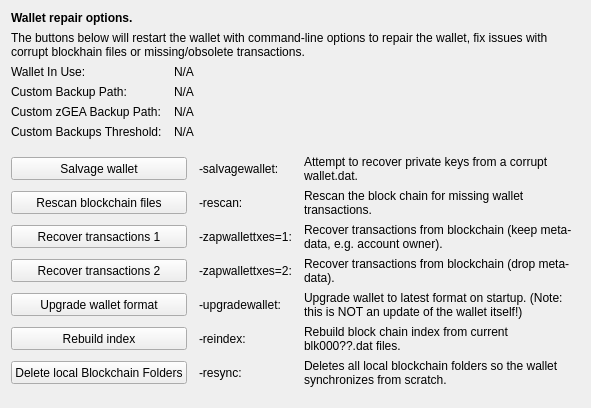
     <widget class="QWidget" name="tab_repair">
      <attribute name="title">
       <string>&amp;Wallet Repair</string>
      </attribute>
      <layout class="QGridLayout" name="gridLayout_4" columnstretch="0,0,0,0">
       <property name="horizontalSpacing">
        <number>12</number>
       </property>
       <item row="0" column="0" colspan="4">
        <widget class="QLabel" name="label_repair_header">
         <property name="font">
          <font>
           <weight>75</weight>
           <bold>true</bold>
          </font>
         </property>
         <property name="text">
          <string>Wallet repair options.</string>
         </property>
        </widget>
       </item>
       <item row="1" column="0" colspan="4">
        <widget class="QLabel" name="label_repair_helptext">
         <property name="font">
          <font>
           <weight>50</weight>
           <bold>false</bold>
          </font>
         </property>
         <property name="text">
          <string>The buttons below will restart the wallet with command-line options to repair the wallet, fix issues with corrupt blockhain files or missing/obsolete transactions.</string>
         </property>
         <property name="wordWrap">
          <bool>true</bool>
         </property>
        </widget>
       </item>
       <item row="2" column="0">
        <widget class="QLabel" name="wallet_path_label">
         <property name="text">
          <string>Wallet In Use:</string>
         </property>
        </widget>
       </item>
       <item row="2" column="1" colspan="3">
        <widget class="QLabel" name="wallet_path">
         <property name="cursor">
          <cursorShape>IBeamCursor</cursorShape>
         </property>
         <property name="text">
          <string>N/A</string>
         </property>
         <property name="textFormat">
          <enum>Qt::PlainText</enum>
         </property>
         <property name="textInteractionFlags">
          <set>Qt::LinksAccessibleByMouse|Qt::TextSelectableByKeyboard|Qt::TextSelectableByMouse</set>
         </property>
        </widget>
       </item>
       <item row="3" column="0">
        <widget class="QLabel" name="wallet_custombackuppath_label">
         <property name="text">
          <string>Custom Backup Path:</string>
         </property>
         <property name="visible">
          <bool>false</bool>
         </property>
        </widget>
       </item>
       <item row="3" column="1" colspan="3">
        <widget class="QLabel" name="wallet_custombackuppath">
         <property name="cursor">
          <cursorShape>IBeamCursor</cursorShape>
         </property>
         <property name="text">
          <string>N/A</string>
         </property>
         <property name="textFormat">
          <enum>Qt::PlainText</enum>
         </property>
         <property name="textInteractionFlags">
          <set>Qt::LinksAccessibleByMouse|Qt::TextSelectableByKeyboard|Qt::TextSelectableByMouse</set>
         </property>
         <property name="visible">
          <bool>false</bool>
         </property>
        </widget>
       </item>
       <item row="4" column="0">
        <widget class="QLabel" name="wallet_customzgeabackuppath_label">
         <property name="text">
          <string>Custom zGEA Backup Path:</string>
         </property>
         <property name="visible">
          <bool>false</bool>
         </property>
        </widget>
       </item>
       <item row="4" column="1" colspan="3">
        <widget class="QLabel" name="wallet_customzgeabackuppath">
         <property name="cursor">
          <cursorShape>IBeamCursor</cursorShape>
         </property>
         <property name="text">
          <string>N/A</string>
         </property>
         <property name="textFormat">
          <enum>Qt::PlainText</enum>
         </property>
         <property name="textInteractionFlags">
          <set>Qt::LinksAccessibleByMouse|Qt::TextSelectableByKeyboard|Qt::TextSelectableByMouse</set>
         </property>
         <property name="visible">
          <bool>false</bool>
         </property>
        </widget>
       </item>
       <item row="5" column="0">
        <widget class="QLabel" name="wallet_custombackupthreshold_label">
         <property name="text">
          <string>Custom Backups Threshold:</string>
         </property>
         <property name="visible">
          <bool>false</bool>
         </property>
        </widget>
       </item>
       <item row="5" column="1" colspan="3">
        <widget class="QLabel" name="wallet_custombackupthreshold">
         <property name="cursor">
          <cursorShape>IBeamCursor</cursorShape>
         </property>
         <property name="text">
          <string>N/A</string>
         </property>
         <property name="textFormat">
          <enum>Qt::PlainText</enum>
         </property>
         <property name="textInteractionFlags">
          <set>Qt::LinksAccessibleByMouse|Qt::TextSelectableByKeyboard|Qt::TextSelectableByMouse</set>
         </property>
         <property name="visible">
          <bool>false</bool>
         </property>
        </widget>
       </item>
       <item row="6" column="0">
        <spacer name="verticalSpacer_repair1">
         <property name="orientation">
          <enum>Qt::Vertical</enum>
         </property>
         <property name="sizeHint" stdset="0">
          <size>
           <width>10</width>
           <height>10</height>
          </size>
         </property>
        </spacer>
       </item>
       <item row="7" column="0" colspan="2">
        <widget class="QPushButton" name="btn_salvagewallet">
         <property name="minimumSize">
          <size>
           <width>100</width>
           <height>23</height>
          </size>
         </property>
         <property name="text">
          <string>Salvage wallet</string>
         </property>
        </widget>
       </item>
       <item row="7" column="2">
        <widget class="QLabel" name="label_repair_salvage_command">
         <property name="text">
          <string notr="true">-salvagewallet:</string>
         </property>
        </widget>
       </item>
       <item row="7" column="3">
        <widget class="QLabel" name="label_repair_salvage">
         <property name="text">
          <string>Attempt to recover private keys from a corrupt wallet.dat.</string>
         </property>
         <property name="wordWrap">
          <bool>true</bool>
         </property>
        </widget>
       </item>
       <item row="8" column="0" colspan="2">
        <widget class="QPushButton" name="btn_rescan">
         <property name="minimumSize">
          <size>
           <width>100</width>
           <height>23</height>
          </size>
         </property>
         <property name="text">
          <string>Rescan blockchain files</string>
         </property>
        </widget>
       </item>
       <item row="8" column="2">
        <widget class="QLabel" name="label_repair_rescan_command">
         <property name="text">
          <string notr="true">-rescan:</string>
         </property>
        </widget>
       </item>
       <item row="8" column="3">
        <widget class="QLabel" name="label_repair_rescan">
         <property name="text">
          <string>Rescan the block chain for missing wallet transactions.</string>
         </property>
         <property name="wordWrap">
          <bool>true</bool>
         </property>
        </widget>
       </item>
       <item row="9" column="0" colspan="2">
        <widget class="QPushButton" name="btn_zapwallettxes1">
         <property name="minimumSize">
          <size>
           <width>100</width>
           <height>23</height>
          </size>
         </property>
         <property name="text">
          <string>Recover transactions 1</string>
         </property>
        </widget>
       </item>
       <item row="9" column="2">
        <widget class="QLabel" name="label_repair_zap1_command">
         <property name="text">
          <string notr="true">-zapwallettxes=1:</string>
         </property>
        </widget>
       </item>
       <item row="9" column="3">
        <widget class="QLabel" name="label_repair_zap1">
         <property name="text">
          <string>Recover transactions from blockchain (keep meta-data, e.g. account owner).</string>
         </property>
         <property name="wordWrap">
          <bool>true</bool>
         </property>
        </widget>
       </item>
       <item row="10" column="0" colspan="2">
        <widget class="QPushButton" name="btn_zapwallettxes2">
         <property name="minimumSize">
          <size>
           <width>100</width>
           <height>23</height>
          </size>
         </property>
         <property name="text">
          <string>Recover transactions 2</string>
         </property>
        </widget>
       </item>
       <item row="10" column="2">
        <widget class="QLabel" name="label_repair_zap2_command">
         <property name="text">
          <string notr="true">-zapwallettxes=2:</string>
         </property>
        </widget>
       </item>
       <item row="10" column="3">
        <widget class="QLabel" name="label_repair_zap2">
         <property name="text">
          <string>Recover transactions from blockchain (drop meta-data).</string>
         </property>
         <property name="wordWrap">
          <bool>true</bool>
         </property>
        </widget>
       </item>
       <item row="11" column="0" colspan="2">
        <widget class="QPushButton" name="btn_upgradewallet">
         <property name="minimumSize">
          <size>
           <width>100</width>
           <height>23</height>
          </size>
         </property>
         <property name="text">
          <string>Upgrade wallet format</string>
         </property>
        </widget>
       </item>
       <item row="11" column="2">
        <widget class="QLabel" name="label_repair_upgrade_command">
         <property name="text">
          <string notr="true">-upgradewallet:</string>
         </property>
        </widget>
       </item>
       <item row="11" column="3">
        <widget class="QLabel" name="label_repair_upgrade">
         <property name="text">
          <string>Upgrade wallet to latest format on startup. (Note: this is NOT an update of the wallet itself!)</string>
         </property>
         <property name="wordWrap">
          <bool>true</bool>
         </property>
        </widget>
       </item>
       <item row="12" column="0" colspan="2">
        <widget class="QPushButton" name="btn_reindex">
         <property name="minimumSize">
          <size>
           <width>100</width>
           <height>23</height>
          </size>
         </property>
         <property name="text">
          <string>Rebuild index</string>
         </property>
        </widget>
       </item>
       <item row="12" column="2">
        <widget class="QLabel" name="label_repair_reindex_command">
         <property name="text">
          <string notr="true">-reindex:</string>
         </property>
        </widget>
       </item>
       <item row="12" column="3">
        <widget class="QLabel" name="label_repair_reindex">
         <property name="text">
          <string>Rebuild block chain index from current blk000??.dat files.</string>
         </property>
         <property name="wordWrap">
          <bool>true</bool>
         </property>
        </widget>
       </item>
       <item row="13" column="0" colspan="2">
        <widget class="QPushButton" name="btn_resync">
         <property name="minimumSize">
          <size>
           <width>100</width>
           <height>23</height>
          </size>
         </property>
         <property name="text">
          <string>Delete local Blockchain Folders</string>
         </property>
        </widget>
       </item>
       <item row="13" column="2">
        <widget class="QLabel" name="label_repair_resync_command">
         <property name="text">
          <string>-resync:</string>
         </property>
        </widget>
       </item>
       <item row="13" column="3">
        <widget class="QLabel" name="label_repair_resync">
         <property name="text">
          <string>Deletes all local blockchain folders so the wallet synchronizes from scratch.</string>
         </property>
         <property name="wordWrap">
          <bool>true</bool>
         </property>
        </widget>
       </item>
       <item row="14" column="0">
        <spacer name="verticalSpacer_repair2">
         <property name="orientation">
          <enum>Qt::Vertical</enum>
         </property>
         <property name="sizeHint" stdset="0">
          <size>
           <width>20</width>
           <height>10</height>
          </size>
         </property>
        </spacer>
       </item>
      </layout>
     </widget>
